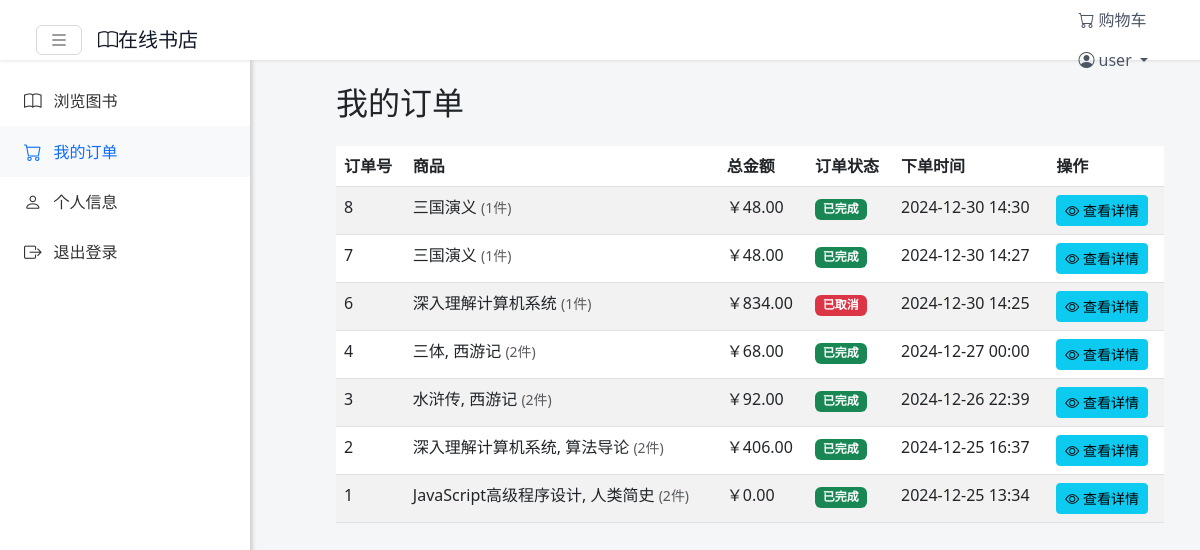
Page /pages/user/orders.php (signed in) on the committed database.
### tables this page shows
CREATE TABLE `order` (
  `OrderID` int NOT NULL,
  `UserID` int NOT NULL,
  `TotalAmount` decimal(10,2) NOT NULL,
  `ShippingAddress` text NOT NULL,
  `Phone` varchar(20) NOT NULL,
  `OrderTime` datetime NOT NULL,
  `Status` enum('pending','paid','shipped','completed','cancelled') NOT NULL
);

### pages/user/orders.php (the view, shortened to what this page needs)
<?php
require_once '../../config/db_connect.php';
include '../../includes/navbar.php';
$user_id = $_SESSION['UserID'];
$sql = "SELECT o.*,
        COUNT(od.OrderDetailID) as ItemCount,
        GROUP_CONCAT(b.BookName SEPARATOR ', ') as BookNames
        FROM `order` o
        LEFT JOIN order_detail od ON o.OrderID = od.OrderID
        LEFT JOIN book b ON od.BookID = b.BookID
        WHERE o.UserID = ?
        GROUP BY o.OrderID
        ORDER BY o.OrderTime DESC";
$stmt = $conn->prepare($sql);
$stmt->bind_param("i", $user_id);
$stmt->execute();
$result = $stmt->get_result();
?>
<div class="container-fluid">
    <div class="row">
        <div class="col-md-3">
            <?php include '../../includes/customer_sidebar.php'; ?>
        </div>
        <div class="col-md-9">
            <div class="p-4">
                <h2>我的订单</h2>
                <div class="table-responsive mt-4">
                    <table class="table table-striped">
                        <thead>
                            <tr>
                                <th>订单号</th>
                                <th>商品</th>
                                <th>总金额</th>
                                <th>订单状态</th>
                                <th>下单时间</th>
                                <th>操作</th>
                            </tr>
                        </thead>
                        <tbody>
                            <?php if ($result && $result->num_rows > 0): ?>
                                <?php while ($order = $result->fetch_assoc()): ?>
                                    <tr>
                                        <td><?php echo $order['OrderID']; ?></td>
                                        <td>
                                            <?php
                                            $books = explode(', ', $order['BookNames']);
                                            echo count($books) > 2
                                                ? htmlspecialchars(implode(', ', array_slice($books, 0, 2)) . '...')
                                                : htmlspecialchars($order['BookNames']);
                                            ?>
                                            <small class="text-muted">(<?php echo $order['ItemCount']; ?>件)</small>
                                        </td>
                                        <td>￥<?php echo number_format($order['TotalAmount'], 2); ?></td>
                                        <td>
                                            <?php
                                            $status_class = [
                                                'pending' => 'warning',
                                                'paid' => 'info',
                                                'shipped' => 'primary',
                                                'completed' => 'success',
                                                'cancelled' => 'danger'
                                            ][$order['Status']] ?? 'secondary';
                                            $status_text = [
                                                'pending' => '待付款',
                                                'paid' => '已付款',
                                                'shipped' => '已发货',
                                                'completed' => '已完成',
                                                'cancelled' => '已取消'
                                            ][$order['Status']] ?? $order['Status'];
                                            ?>
                                            <span class="badge bg-<?php echo $status_class; ?>">
                                                <?php echo $status_text; ?>
                                            </span>
                                        </td>
                                        <td><?php echo date('Y-m-d H:i', strtotime($order['OrderTime'])); ?></td>
                                        <td>
                                            <a href="order_detail.php?id=<?php echo $order['OrderID']; ?>"
                                               class="btn btn-sm btn-info">
                                                <i class="bi bi-eye"></i> 查看详情
                                            </a>
                                        </td>
                                    </tr>
                                <?php endwhile; ?>
                            <?php endif; ?>
                        </tbody>
                    </table>
                </div>
            </div>
        </div>
    </div>
</div>
</body>
</html>

### css/style.css (style rules this page uses)
:root { --navbar-height: 60px; --sidebar-width: 250px; --primary-color: #0d6efd; }
body { background-color: #f5f6f8; min-height: 100vh; margin: 0; padding-top: var(--navbar-height); }

### rows in the picture
order: OrderID "8", BookNames "三国演义", ItemCount "1", TotalAmount "48.00", Status "已完成", OrderTime "2024-12-30 14:30"
order: OrderID "7", BookNames "三国演义", ItemCount "1", TotalAmount "48.00", Status "已完成", OrderTime "2024-12-30 14:27"
order: OrderID "6", BookNames "深入理解计算机系统", ItemCount "1", TotalAmount "834.00", Status "已取消", OrderTime "2024-12-30 14:25"
order: OrderID "4", BookNames "三体, 西游记", ItemCount "2", TotalAmount "68.00", Status "已完成", OrderTime "2024-12-27 00:00"
order: OrderID "3", BookNames "水浒传, 西游记", ItemCount "2", TotalAmount "92.00", Status "已完成", OrderTime "2024-12-26 22:39"
order: OrderID "2", BookNames "深入理解计算机系统, 算法导论", ItemCount "2", TotalAmount "406.00", Status "已完成", OrderTime "2024-12-25 16:37"
order: OrderID "1", BookNames "JavaScript高级程序设计, 人类简史", ItemCount "2", TotalAmount "0.00", Status "已完成", OrderTime "2024-12-25 13:34"

### other values in the picture
$_SESSION['Username'] "user"
